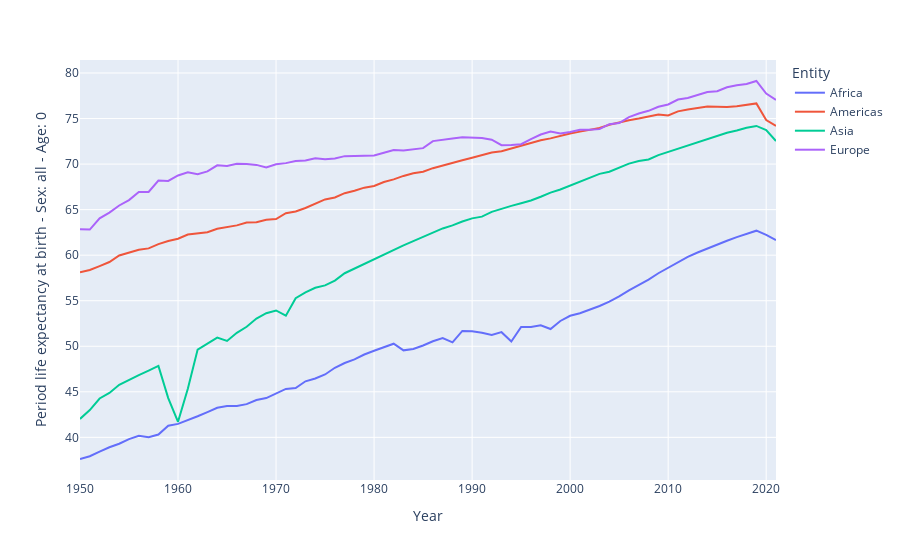

Notebook cell for this chart:
### Code cell
px.line(
    data_frame=df_cont_year,
    y="Period life expectancy at birth - Sex: all - Age: 0",
    x="Year",
    color="Entity"
    )
